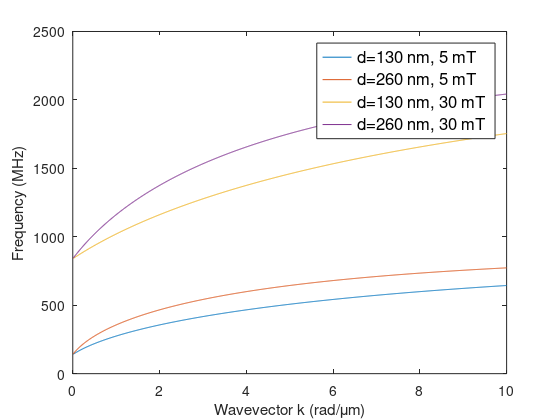
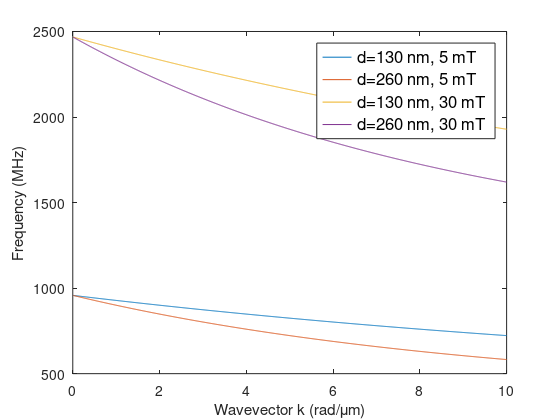
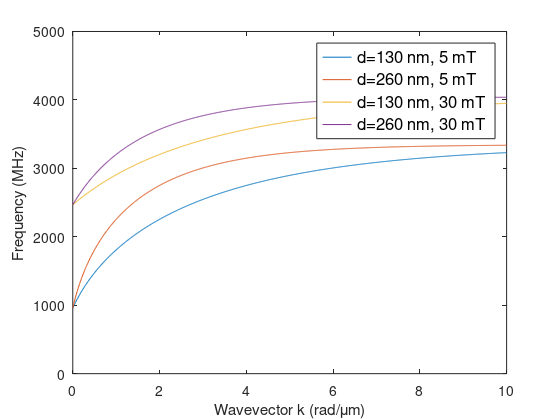
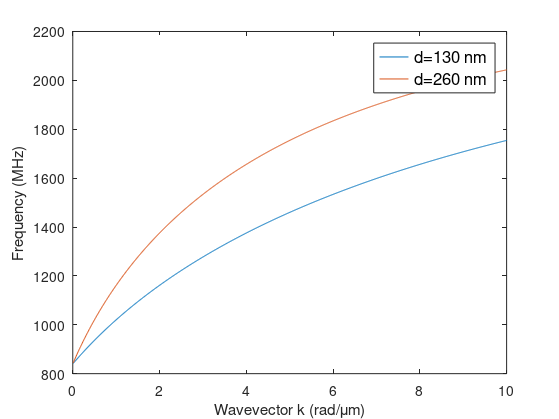

Here is the MATLAB script that generated these plots, in order:
close all
clear

y = 2.8+0; % MHz/Oe
fm = y*2290+0; % \gamma * 4*\pi*M_eff
H0 = 50+0; % Oe (0.1 mT)
fh = y*H0;

d1 = 0.130+0.0; % \mum
d2 = 0.260+0.0; % \mum

k = linspace(0, 10, 1000); % rad/\mum


f11 = sqrt(fh*(fh+fm*(1-(1-exp(-k*d1))./(k*d1))));
f12 = sqrt(fh*(fh+fm*(1-(1-exp(-k*d2))./(k*d2))));

f21 = sqrt(fh*(fh+fm*(1-exp(-k*d1))./(k*d1)));
f22 = sqrt(fh*(fh+fm*(1-exp(-k*d2))./(k*d2)));

f31 = sqrt((fh+fm/2)^2 - (fm/2)^2*exp(-2*k*d1));
f32 = sqrt((fh+fm/2)^2 - (fm/2)^2*exp(-2*k*d2));

fhTh = y * 300;

f11Th = sqrt(fhTh*(fhTh+fm*(1-(1-exp(-k*d1))./(k*d1))));
f12Th = sqrt(fhTh*(fhTh+fm*(1-(1-exp(-k*d2))./(k*d2))));

f21Th = sqrt(fhTh*(fhTh+fm*(1-exp(-k*d1))./(k*d1)));
f22Th = sqrt(fhTh*(fhTh+fm*(1-exp(-k*d2))./(k*d2)));

f31Th = sqrt((fhTh+fm/2)^2 - (fm/2)^2*exp(-2*k*d1));
f32Th = sqrt((fhTh+fm/2)^2 - (fm/2)^2*exp(-2*k*d2));

h1 = figure;
plot(k, f11)
hold on
plot(k, f12)
plot(k, f11Th)
plot(k, f12Th)
xlabel('Wavevector k (rad/\mum)')
ylabel('Frequency (MHz)')
legend({'d=130 nm, 5 mT', 'd=260 nm, 5 mT', 'd=130 nm, 30 mT', 'd=260 nm, 30 mT'}, 'FontSize', 12)
%title('FVMSW')

set(h1,'Units','Inches');
pos = get(h1,'Position');
set(h1,'PaperPositionMode','Auto','PaperUnits','Inches','PaperSize',[pos(3), pos(4)])
print(h1,'filename','-dpdf','-r0')
set(gca,'FontSize',12)

h2 = figure;
plot(k, f21)
hold on
plot(k, f22)
plot(k, f21Th)
plot(k, f22Th)
xlabel('Wavevector k (rad/\mum)')
ylabel('Frequency (MHz)')
legend({'d=130 nm, 5 mT', 'd=260 nm, 5 mT', 'd=130 nm, 30 mT', 'd=260 nm, 30 mT'}, 'FontSize', 12)

%title('BVMSW')

set(h2,'Units','Inches');
pos = get(h2,'Position');
set(h2,'PaperPositionMode','Auto','PaperUnits','Inches','PaperSize',[pos(3), pos(4)])
print(h2,'filename','-dpdf','-r0')
set(gca,'FontSize',12)


h3 = figure;
plot(k, f31)
hold on
plot(k, f32)
plot(k, f31Th)
plot(k, f32Th)
xlabel('Wavevector k (rad/\mum)')
ylabel('Frequency (MHz)', 'FontSize', 11)
legend({'d=130 nm, 5 mT', 'd=260 nm, 5 mT', 'd=130 nm, 30 mT', 'd=260 nm, 30 mT'}, 'FontSize', 12)

%title('MSSW')

set(h3,'Units','Inches');
pos = get(h3,'Position');
set(h3,'PaperPositionMode','Auto','PaperUnits','Inches','PaperSize',[pos(3), pos(4)])
print(h3,'filename','-dpdf','-r0')
set(gca,'FontSize',12)

h4 = figure;
plot(k, f11Th)
hold on
plot(k, f12Th)
xlabel('Wavevector k (rad/\mum)')
ylabel('Frequency (MHz)')
legend({'d=130 nm', 'd=260 nm'}, 'FontSize', 12)
%title('FVMSW')

set(h4,'Units','Inches');
pos = get(h4,'Position');
set(h4,'PaperPositionMode','Auto','PaperUnits','Inches','PaperSize',[pos(3), pos(4)])
print(h4,'filename','-dpdf','-r0')
set(gca,'FontSize',12)

h5 = figure;
plot(k, f21Th)
hold on
plot(k, f22Th)
xlabel('Wavevector k (rad/\mum)')
ylabel('Frequency (MHz)')
legend({'d=130 nm', 'd=260 nm'}, 'FontSize', 12)
%title('FVMSW')

set(h5,'Units','Inches');
pos = get(h5,'Position');
set(h5,'PaperPositionMode','Auto','PaperUnits','Inches','PaperSize',[pos(3), pos(4)])
print(h5,'filename','-dpdf','-r0')
set(gca,'FontSize',12)

h6 = figure;
plot(k, f31Th)
hold on
plot(k, f32Th)
xlabel('Wavevector k (rad/\mum)')
ylabel('Frequency (MHz)')
legend({'d=130 nm', 'd=260 nm'}, 'FontSize', 12)
%title('FVMSW')

set(h6,'Units','Inches');
pos = get(h6,'Position');
set(h6,'PaperPositionMode','Auto','PaperUnits','Inches','PaperSize',[pos(3), pos(4)])
print(h6,'filename','-dpdf','-r0')
set(gca,'FontSize',12)



